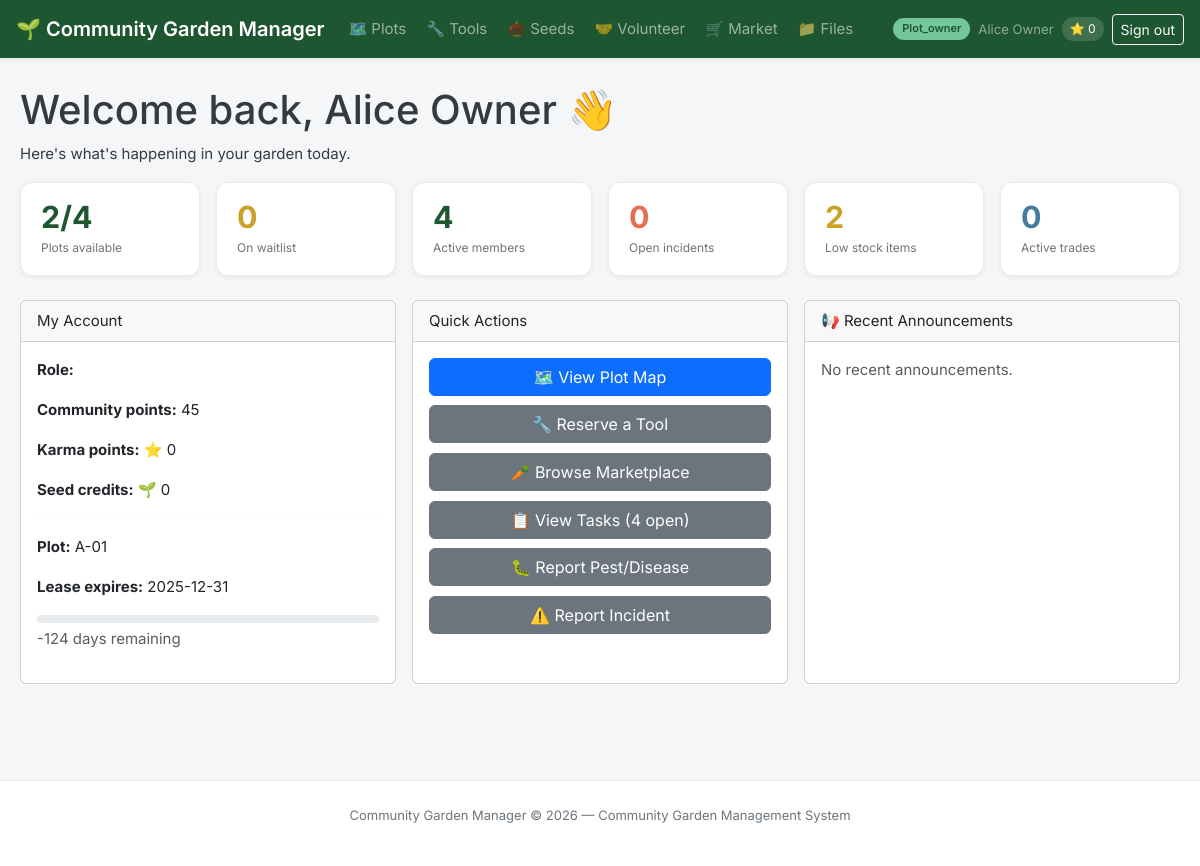
Screenshot of /index.php (signed in) with the database file from the repository.
### tables this page shows
CREATE TABLE leases (
    id INT AUTO_INCREMENT PRIMARY KEY,
    plot_id INT NOT NULL,
    user_id INT NOT NULL,
    start_date DATE NOT NULL,
    end_date DATE NOT NULL,
    base_fee DECIMAL(10,2) NOT NULL,
    soil_multiplier DECIMAL(4,2) DEFAULT 1.00,
    membership_discount DECIMAL(4,2) DEFAULT 0.00,
    total_fee DECIMAL(10,2) NOT NULL,
    status ENUM('active','expired','terminated','grace_period') DEFAULT 'active',
    created_at TIMESTAMP DEFAULT CURRENT_TIMESTAMP,
    FOREIGN KEY (plot_id) REFERENCES plots(id),
    FOREIGN KEY (user_id) REFERENCES users(id)
);

CREATE TABLE plots (
    id INT AUTO_INCREMENT PRIMARY KEY,
    plot_code VARCHAR(20) NOT NULL UNIQUE,       
    boundary_coords TEXT,                        
    area_sqm DECIMAL(8,2),                       
    sunlight_level ENUM('full','partial','shade') DEFAULT 'full',
    soil_quality ENUM('premium','standard','poor') DEFAULT 'standard',
    status ENUM('available','occupied','maintenance','reserved') DEFAULT 'available',
    compliance_status ENUM('compliant','warning','violation') DEFAULT 'compliant',
    lat DECIMAL(10,8),                           
    lng DECIMAL(11,8),
    grid_x TINYINT UNSIGNED DEFAULT NULL,        
    grid_y TINYINT UNSIGNED DEFAULT NULL,        
    created_at TIMESTAMP DEFAULT CURRENT_TIMESTAMP,
    UNIQUE KEY unique_grid_cell (grid_x, grid_y)  
);

### config /constants.php (called while the page is built, shortened)
<?php
function currentUser(): ?array {
    return $_SESSION['user'] ?? null;
}
function requireLogin(): array {
    $user = currentUser();
    return $user;
}
function e(string $s): string {
    return htmlspecialchars($s, ENT_QUOTES | ENT_SUBSTITUTE, 'UTF-8');
}

### index.php (the view, shortened to what this page needs)
<?php
require_once __DIR__ . '/config/constants.php';
$user      = requireLogin();
$db        = getDB();
$totalPlots     = $db->query("SELECT COUNT(*) FROM plots")->fetchColumn();
$availablePlots = $db->query("SELECT COUNT(*) FROM plots WHERE status='available'")->fetchColumn();
$totalMembers   = $db->query("SELECT COUNT(*) FROM users WHERE is_active=1")->fetchColumn();
$openIncidents  = $db->query("SELECT COUNT(*) FROM incidents WHERE status='open'")->fetchColumn();
$lowStock       = $db->query("SELECT COUNT(*) FROM consumables WHERE stock_level <= reorder_threshold")->fetchColumn();
$activeTrades   = $db->query("SELECT COUNT(*) FROM flash_trades WHERE status='active' AND expires_at > NOW()")->fetchColumn();
$openTasks      = $db->query("SELECT COUNT(*) FROM tasks WHERE status='open'")->fetchColumn();
$waitlistCount  = $db->query("SELECT COUNT(*) FROM waitlist WHERE status='waiting'")->fetchColumn();
$myLease = null;
if ($user['role_name'] === 'plot_owner') {
    $stmt = $db->prepare("SELECT l.*, p.plot_code FROM leases l JOIN plots p ON l.plot_id=p.id WHERE l.user_id=? AND l.status='active' LIMIT 1");
    $stmt->execute([$user['id']]);
    $myLease = $stmt->fetch();
}
$broadcasts = $db->query("SELECT b.*, u.full_name FROM broadcasts b JOIN users u ON b.admin_id=u.id ORDER BY b.sent_at DESC LIMIT 3")->fetchAll();
require_once __DIR__ . '/includes/header.php';
?>
<div class="page-header">
    <h1>Welcome back, <?= e($user['full_name']) ?> 👋</h1>
    <p>Here's what's happening in your garden today.</p>
</div>
<div class="stats-row">
    <div class="stat-card">
        <span class="stat-value"><?= $availablePlots ?>/<?= $totalPlots ?></span>
        <span class="stat-label">Plots available</span>
    </div>
    <div class="stat-card accent-amber">
        <span class="stat-value"><?= $waitlistCount ?></span>
        <span class="stat-label">On waitlist</span>
    </div>
    <div class="stat-card">
        <span class="stat-value"><?= $totalMembers ?></span>
        <span class="stat-label">Active members</span>
    </div>
    <div class="stat-card accent-coral">
        <span class="stat-value"><?= $openIncidents ?></span>
        <span class="stat-label">Open incidents</span>
    </div>
    <div class="stat-card accent-amber">
        <span class="stat-value"><?= $lowStock ?></span>
        <span class="stat-label">Low stock items</span>
    </div>
    <div class="stat-card accent-blue">
        <span class="stat-value"><?= $activeTrades ?></span>
        <span class="stat-label">Active trades</span>
    </div>
</div>
<div class="dashboard-grid">
    <div class="card">
        <div class="card-header">My Account</div>
        <div class="card-body">
            <p><strong>Role:</strong> <span class="badge badge-success"><?= e($user['role_name']) ?></span></p>
            <p class="mt-1"><strong>Community points:</strong> <?= (int)$user['points'] ?></p>
            <p class="mt-1"><strong>Karma points:</strong> ⭐ <?= (int)$user['karma'] ?></p>
            <p class="mt-1"><strong>Seed credits:</strong> 🌱 <?= (int)$user['credits'] ?></p>
            <?php if ($myLease): ?>
                <hr style="margin:1rem 0; border-color:var(--gray-200)">
                <p><strong>Plot:</strong> <?= e($myLease['plot_code']) ?></p>
                <p class="mt-1"><strong>Lease expires:</strong> <?= e($myLease['end_date']) ?></p>
                <?php
                    $daysLeft = (int)((strtotime($myLease['end_date']) - time()) / 86400);
                ?>
                <div class="progress mt-1">
                </div>
                <p class="text-sm text-muted mt-1"><?= $daysLeft ?> days remaining</p>
            <?php else: ?>
                <p class="text-sm text-muted mt-2">No active lease. <a href="<?= APP_URL ?>/modules/land/waitlist.php">Join the waitlist</a></p>
            <?php endif; ?>
        </div>
    </div>
    <div class="card">
        <div class="card-header">Quick Actions</div>
        <div class="card-body" style="display:flex;flex-direction:column;gap:.6rem">
            <a class="btn btn-primary" href="<?= APP_URL ?>/modules/land/plots.php">🗺️ View Plot Map</a>
            <a class="btn btn-secondary" href="<?= APP_URL ?>/modules/resources/tools.php">🔧 Reserve a Tool</a>
            <a class="btn btn-secondary" href="<?= APP_URL ?>/modules/marketplace/trades.php">🥕 Browse Marketplace</a>
            <a class="btn btn-secondary" href="<?= APP_URL ?>/modules/volunteer/tasks.php">📋 View Tasks (<?= $openTasks ?> open)</a>
            <a class="btn btn-secondary" href="<?= APP_URL ?>/modules/land/pest_report.php">🐛 Report Pest/Disease</a>
            <a class="btn btn-secondary" href="<?= APP_URL ?>/modules/volunteer/incidents.php">⚠️ Report Incident</a>
        </div>
    </div>
    <div class="card">
        <div class="card-header">📢 Recent Announcements</div>
        <div class="card-body">
            <?php if ($broadcasts): ?>
                <?php foreach ($broadcasts as $b): ?>
                    <div style="margin-bottom:.85rem;padding-bottom:.85rem;border-bottom:1px solid var(--gray-200)">
                        <div class="d-flex align-items-center gap-1">
                            <span class="badge badge-<?= $b['site_status']==='emergency'?'danger':($b['site_status']==='warning'?'warning':'info') ?>"><?= e($b['site_status']) ?></span>
                            <strong><?= e($b['title']) ?></strong>
                        </div>
                        <p class="text-sm text-muted mt-1"><?= e(substr($b['message'],0,100)) ?>...</p>
                        <p class="text-sm text-muted">By <?= e($b['full_name']) ?> — <?= date('d M Y', strtotime($b['sent_at'])) ?></p>
                    </div>
                <?php endforeach; ?>
            <?php else: ?>
                <p class="text-muted">No recent announcements.</p>
            <?php endif; ?>
        </div>
    </div>
</div>
<?php require_once __DIR__ . '/includes/footer.php'; ?>

### assets /css/style.css (style rules this page uses)
:root { --green-dark: #1e5631; --green-mid: #40916c; --green-light: #74c69d; --green-pale: #d8f3dc; --amber: #e9c46a; --amber-dark: #c9a227; --coral: #e76f51; --blue: #457b9d; --blue-pale: #e8f4f8; --gray-100: #f4f6f8; --gray-200: #e9ecef; --gray-400: #ced4da; --gray-600: #6c757d; --gray-800: #343a40; --white: #ffffff; --shadow-sm: 0 1px 4px rgba(0,0,0,.07); --shadow-md: 0 4px 16px rgba(0,0,0,.10); --radius: 8px; --radius-lg: 12px; --font: 'Inter','Segoe UI',system-ui,sans-serif; }
body { font-family: var(--font); font-size: 15px; color: var(--gray-800); background: var(--gray-100); line-height: 1.6; }
a { color: var(--green-mid); text-decoration: none; }
.stats-row { display: grid; grid-template-columns: repeat(auto-fit,minmax(150px,1fr)); gap: 1rem; margin-bottom: 1.5rem; }
.stat-card { background: var(--white); border: 1px solid var(--gray-200); border-radius: var(--radius-lg); padding: 1.1rem 1.25rem; display: flex; flex-direction: column; gap: .25rem; box-shadow: var(--shadow-sm); }
.stat-card .stat-value { font-size: 1.9rem; font-weight: 700; color: var(--green-dark); line-height: 1.1; }
.stat-card .stat-label { font-size: 12px; color: var(--gray-600); }
.stat-card.accent-amber .stat-value { color: var(--amber-dark); }
.stat-card.accent-coral .stat-value { color: var(--coral); }
.stat-card.accent-blue .stat-value { color: var(--blue); }
.dashboard-grid { display:grid; grid-template-columns:repeat(auto-fit,minmax(300px,1fr)); gap:1rem; margin-top:1rem; }
.progress { background:var(--gray-200); border-radius:4px; height:8px; overflow:hidden; }

### rows the page displays
leases: plot.plot_code "A-01", end_date "2025-12-31", end_date "-124"

### other values shown
APP_NAME "Community Garden Manager"
$role "Plot_owner"
$user['full_name'] "Alice Owner"
$user['karma'] "0"
$availablePlots "2"
$totalPlots "4"
$waitlistCount "0"
$totalMembers "4"
$openIncidents "0"
$lowStock "2"
$activeTrades "0"
$user['points'] "45"
$user['credits'] "0"
$openTasks "4"
